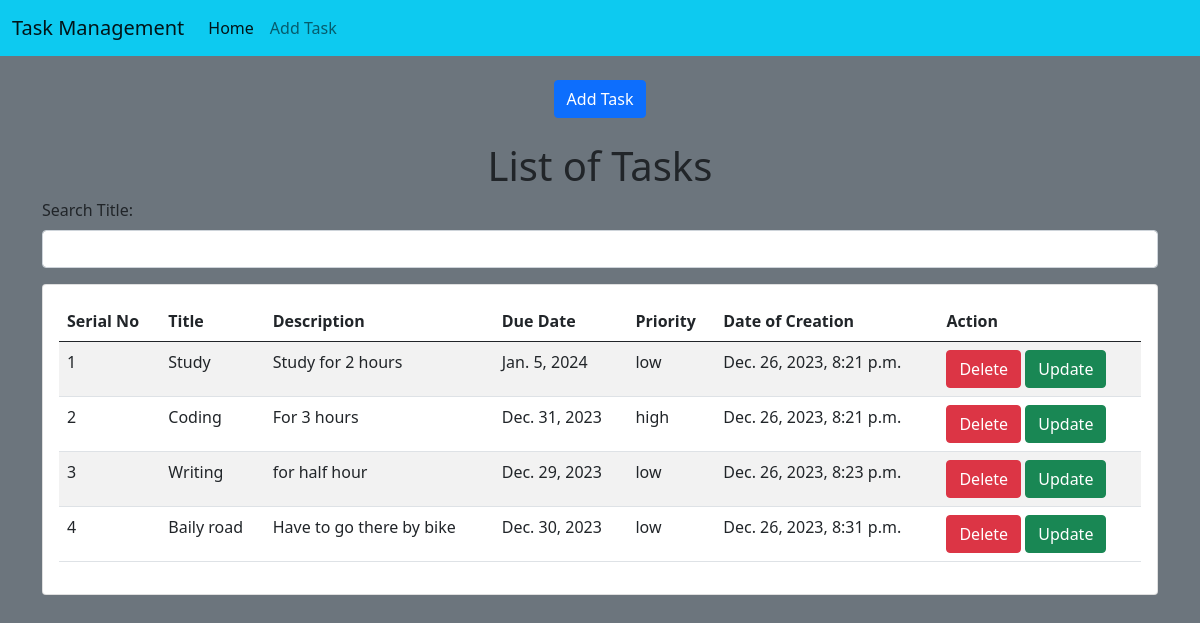
The page / on the database its author committed.
### tasks/models.py (models this page shows)
class Task(models.Model):
    title = models.CharField(max_length=100)
    description = models.CharField(max_length=200)
    due_date = models.DateField()
    priority = models.CharField(max_length=150)
    created_at = models.DateTimeField(auto_now_add=True)

### tasks/views.py (the view)
# urls.py: 2. Add a URL to urlpatterns:  path('', views.home, name='home')
def home(request):
    task = Task.objects.all().values()
    template = loader.get_template('home.html')
    context = {
        "task": task,
    }
    return HttpResponse(template.render(context, request))

### tasks/templates/home.html (shortened to what this page needs)
{% extends "master.html" %}
{% block content %}
{% include "navbar.html" %}
<div class="container text-center mt-4">
    <a href="/add_task/"><button class="btn btn-primary">Add Task</button></a>
</div>
<h1 class="text-center mt-4">List of Tasks</h1>
<div class="container">
    <div class="mb-3">
        <label for="searchTitle" class="form-label">Search Title:</label>
        <input type="text" class="form-control" id="searchTitle">
    </div>
    <div class="row">
        <div class="col-md-12">
            <div class="card">
                <div class="card-body">
                    <table class="table table-striped">
                        <thead>
                            <tr>
                                <th>Serial No</th>
                                <th>Title</th>
                                <th>Description</th>
                                <th>Due Date</th>
                                <th>Priority</th>
                                <th>Date of Creation</th>
                                <th>Action</th>
                            </tr>
                        </thead>
                        <tbody>
                            {% for s in task %}
                                <tr>
                                    <td>{{ forloop.counter }}</td>
                                    <td>{{ s.title }}</td>
                                    <td>{{ s.description }}</td>
                                    <td>{{ s.due_date }}</td>
                                    <td>{{ s.priority }}</td>
                                    <td>{{ s.created_at }}</td>
                                    <td>
                                        <a href="/delete-task/{{s.id}}" class="btn btn-danger md-sm">Delete</a>
                                        <a href="/update-task/{{s.id}}" class="btn btn-success md-sm">Update</a>
                                    </td>
                                </tr>
                            {% endfor %}
                        </tbody>
                    </table>
                </div>
            </div>
        </div>
    </div>
</div>
{% endblock %}

### tasks/templates/master.html (shortened to what this page needs)
<!doctype html>
<html lang="en">
  <head>
    <link href="https://cdn.jsdelivr.net/npm/bootstrap@5.0.2/dist/css/bootstrap.min.css" rel="stylesheet">
  </head>
  <body class="bg-secondary">
    {% block content %}
    {% endblock %}
  </body>
</html>

### tasks/templates/navbar.html (shortened to what this page needs)
<nav class="navbar navbar-expand-lg navbar-light bg-info">
    <div class="container-fluid">
      <a class="navbar-brand" href="/tasks">Task Management</a>
      <div class="collapse navbar-collapse" id="navbarSupportedContent">
        <ul class="navbar-nav me-auto mb-2 mb-lg-0">
          <li class="nav-item">
            <a class="nav-link active" aria-current="page" href="/tasks">Home</a>
          </li>
          <li class="nav-item">
            <a class="nav-link" href="/add_task">Add Task</a>
          </li>
        </ul>
      </div>
    </div>
  </nav>

### rows shown on the page
Task: title "Study", description "Study for 2 hours", due_date "Jan. 5, 2024", priority "low", created_at "Dec. 26, 2023, 8:21 p.m."
Task: title "Coding", description "For 3 hours", due_date "Dec. 31, 2023", priority "high", created_at "Dec. 26, 2023, 8:21 p.m."
Task: title "Writing", description "for half hour", due_date "Dec. 29, 2023", priority "low", created_at "Dec. 26, 2023, 8:23 p.m."
Task: title "Baily road", description "Have to go there by bike", due_date "Dec. 30, 2023", priority "low", created_at "Dec. 26, 2023, 8:31 p.m."
